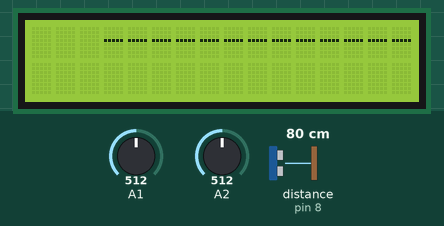
Bench run of a sketch on a simulated Arduino Uno, built with avr-gcc and run on an emulated ATmega328P. Parts: 16×2 character LCD. Wiring (inferred from the names in the program): ultrasonic range finder: trigger pin 9; echo pin 8. The test bench sets the inputs (shaded band); at power-on: distance to the obstacle (sensor on pin 8) 80 cm, A1 = 512, A2 = 512. The echo pulse lasts 58.3 µs per cm; what the sketch prints to the serial monitor is not drawn.

Above: at 0.1 s.
6.8 s: distance to the obstacle (sensor on pin 8) set to 2 cm
8.7 s: A1 set to 493
10.7 s: A2 set to 486
At 14.3 s:
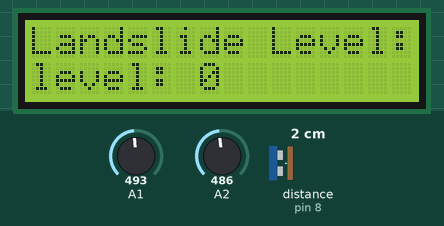
14.8 s: A2 set to 510
16.3 s: distance to the obstacle (sensor on pin 8) set to 9 cm
At 20.1 s:
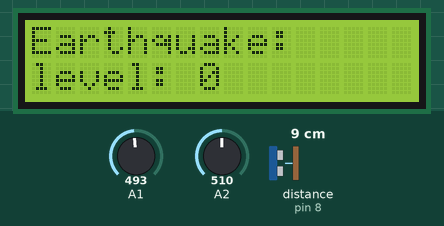
20.4 s: distance to the obstacle (sensor on pin 8) set to 12 cm
At 25.3 s:
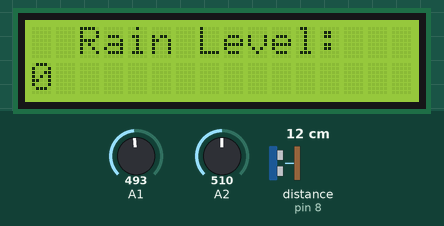
Timing chart, 0 to 25.5 s (numbered marks = the images above; inputs shaded):
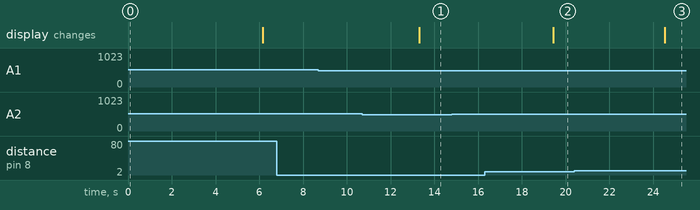

The sketch:

lcd_updates.ino
```cpp
#include <Wire.h>
#include <LiquidCrystal_I2C.h>

#define TRIG_PIN 9
#define ECHO_PIN 8

LiquidCrystal_I2C lcd(0x27,16,2);

const unsigned long lcd_update_rate=5000;
unsigned long pre_time = 0;
unsigned int iteration_variable=0;

float rain = 0.0;
int flood_level = 0;
int landslide_level = 0;
// Previous warning levels to track changes
int prevUltrasonicLevel = -1;
int prevWaterLevel = -1;
int prevFlexLevel = -1;

int ultrasonicLevel = 0;
int waterWarningLevel = 0;
int flexWarningLevel = 0;


void setup() {
  Serial.begin(9600);
  lcd.init();
  pinMode(A2,INPUT);
  pinMode(TRIG_PIN, OUTPUT);
  pinMode(ECHO_PIN, INPUT);
  lcd.backlight();
  lcd.setCursor(3,0);
  lcd.print("---------------Start!---------------");

}

void loop() {
  unsigned long current_time = millis();

  // Read sensors
  int ultrasonicDist = getDistance();
  int waterLevel = analogRead(A1);
  int flexValue = analogRead(A2);

Serial.print("--ultrasonicDist: ");
Serial.print(ultrasonicDist);
Serial.print(" --waterLevel: ");
Serial.print(waterLevel);
Serial.print(" --flexValue: ");
Serial.println(flexValue);

  // Convert readings to warning levels (0-3)
  int ultrasonicLevel = getUltrasonicLevel(ultrasonicDist);
  int waterWarningLevel = getWaterLevel(waterLevel);
  int flexWarningLevel = getFlexLevel(flexValue);

  checkAndSendWarning("Ultrasonic", ultrasonicLevel, prevUltrasonicLevel);
  checkAndSendWarning("Water", waterWarningLevel, prevWaterLevel);
  checkAndSendWarning("Flex", flexWarningLevel, prevFlexLevel);

  prevUltrasonicLevel = ultrasonicLevel;
  prevWaterLevel = waterWarningLevel;
  prevFlexLevel = flexWarningLevel;
  delay(1000);


  if (current_time-pre_time > lcd_update_rate){

    // Serial.println("Updating LCD screen");
    if (iteration_variable >= 3) {
    iteration_variable = 0;
    } else {
        iteration_variable++;
    }
    display_with_options(iteration_variable);
    pre_time=current_time;
  }

}
void display_with_options(int iteration_num){
  lcd.clear();
  // Serial.print("iteration_num:");
  // Serial.println(iteration_num);
    switch (iteration_num) {
    case 0:
      Serial.print("Rain Level-1: ");
      Serial.println(ultrasonicLevel);
      lcd.setCursor(2,0);
      lcd.print("Rain Level: ");
      lcd.setCursor(0,1);
      lcd.print(ultrasonicLevel);
      break;
    case 1:
      Serial.print("Flood Level-2: ");
      Serial.println(waterWarningLevel);
      lcd.setCursor(2,0);
      lcd.print("Flood Level: ");
      lcd.setCursor(0,1);
      lcd.print("Not Detected");
      break;
    case 2:

      Serial.print("Landslide-3: ");
      Serial.println(flexWarningLevel);
      lcd.setCursor(0,0);
      lcd.print("Landslide Level: ");
      lcd.setCursor(0,1);
      lcd.print("level: 0");
      break;
    case 3:
      Serial.println("------------------------------");
      lcd.setCursor(0,0);
      lcd.print("Earthquake: ");
      lcd.setCursor(0,1);
      lcd.print("level: 0");
      break;
  }
}

int getDistance() {
  digitalWrite(TRIG_PIN, LOW);
  delayMicroseconds(2);
  digitalWrite(TRIG_PIN, HIGH);
  delayMicroseconds(10);
  digitalWrite(TRIG_PIN, LOW);

  return pulseIn(ECHO_PIN, HIGH) * 0.034 / 2;
}


int getUltrasonicLevel(int distance) {
  if (distance < 10) return 3;
  if (distance < 20) return 2;
  if (distance < 30) return 1;
  return 0;
}

int getWaterLevel(int value) {
  if (value > 750) return 3;
  if (value > 500) return 2;
  if (value > 250) return 1;
  return 0;
}

int getFlexLevel(int value) {
  if (value > 900) return 3;
  if (value > 700) return 2;
  if (value > 500) return 1;
  return 0;
}

void checkAndSendWarning(const char* sensor, int currentLevel, int previousLevel) {
  if (currentLevel != previousLevel && previousLevel != -1) {
    Serial.print(sensor);
    Serial.print(" Warning Level Changed to: ");
    Serial.println(currentLevel);
    Serial.println("Sending Warning SMS...");
    delay(2000);
    Serial.println("Message has been sent!");
    Serial.println("-----------------------------------------");
  }
}
```

Measured:
- the behaviour switches between 501 and 500 on A2 (found by bisection; images 0 and 1)
- the behaviour switches between 10 and 11 cm on distance to the obstacle (sensor on pin 8) (found by bisection; images 2 and 3)
- after the input at 6.8 s, every drawn part: stays the same
- after the input at 8.7 s, every drawn part: stays the same
- after the input at 14.8 s, every drawn part: stays the same
